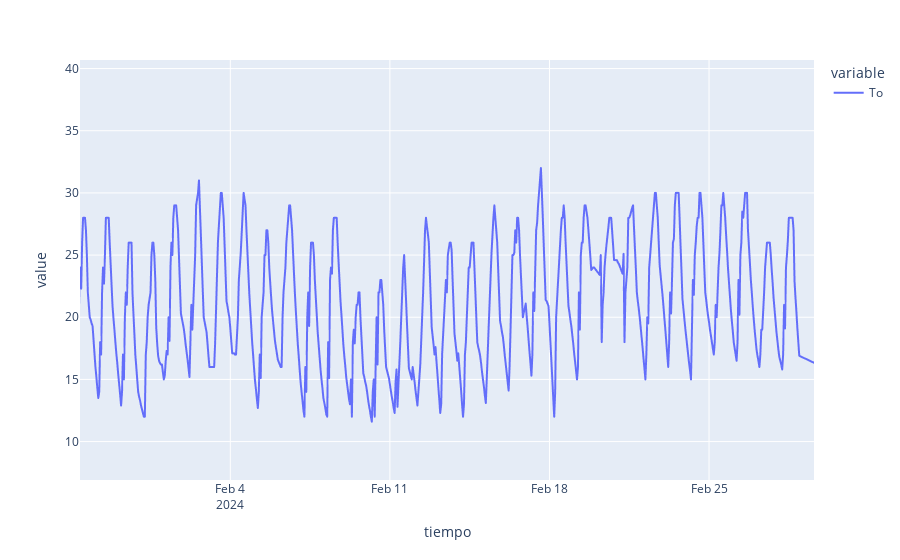

The notebook cell this image was saved under:
### Code cell
df = epw.reset_index()
fig = px.line(df,x="tiempo",y=["To"])
fig.show()

### Figure 1 — Plotly figure (JSON) as saved in the notebook; plotly's stock layout.template omitted (floating-point values rounded to 4 significant figures; data arrays with more than 128 entries replaced by an {"elided": "..."} marker saying what was removed)
{"data": [{"hovertemplate": "variable=To<br>tiempo=%{x}<br>value=%{y}<extra></extra>", "legendgroup": "To", "line": {"color": "#636efa", "dash": "solid"}, "marker": {"symbol": "circle"}, "mode": "lines", "name": "To", "showlegend": true, "type": "scattergl", "x": {"elided": "8760 str values"}, "xaxis": "x", "y": {"elided": "8760 float values"}, "yaxis": "y"}], "layout": {"autosize": true, "legend": {"title": {"text": "variable"}, "tracegroupgap": 0}, "margin": {"t": 60}, "xaxis": {"anchor": "y", "autorange": false, "domain": [0, 1], "range": ["2024-01-28 09:45:32.6226", "2024-02-29 14:30:03.8104"], "title": {"text": "tiempo"}, "type": "date"}, "yaxis": {"anchor": "x", "autorange": true, "domain": [0, 1], "range": [6.911, 40.69], "title": {"text": "value"}, "type": "linear"}}}
